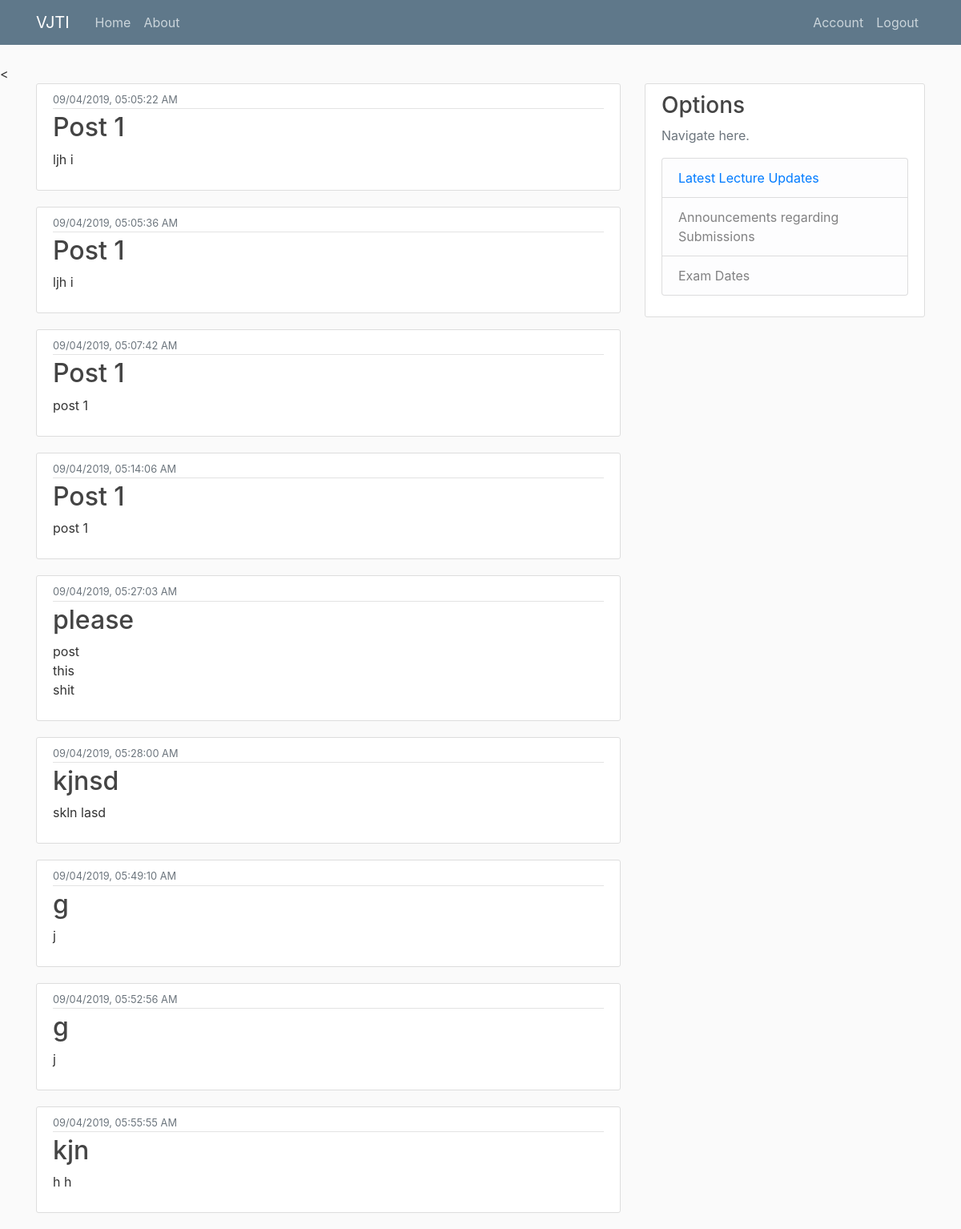
The app's page /view/post (signed in) with its own data.
### Main/models.py (models this page shows, shortened)
class Post(db.Model):
    id = db.Column(db.Integer, primary_key=True)
    title = db.Column(db.String(100), nullable=False)
    date_posted = db.Column(db.DateTime, nullable=False, default=datetime.utcnow)
    content = db.Column(db.Text, nullable=False)
    user_id = db.Column(db.Integer, db.ForeignKey('student.id'), nullable=False)

### Main/routes.py (the view)
@app.route('/view/post')
@login_required
def view_posts():
    posts = Post.query.all()
    return render_template('view_posts.html', posts = posts)

### Main/models.py (called while the page is built)
@login_manager.user_loader
def load_student(id):
    return Student.query.get(int(id))

### Main/templates/view_posts.html
<{% extends "layout.html" %}
{% block content %}
    {% for post in posts %}
        <article class="media content-section">
          <div class="media-body">
            <div class="article-metadata">
              <small class="text-muted">{{ post.date_posted.strftime("%d/%m/%Y, %H:%M:%S %p") }}</small>
            </div>
            <h2><a class="article-title" href="{{ url_for('new_post')}}">{{ post.title }}</a></h2>
            <p class="article-content">{{ post.content }}</p>
          </div>
        </article>
    {% endfor %}
{% endblock content %}>

### Main/templates/layout.html (shortened to what this page needs)
<!DOCTYPE html>
<html>
<head>
    <link rel="stylesheet" href="https://stackpath.bootstrapcdn.com/bootstrap/4.3.1/css/bootstrap.min.css">
    <link rel="stylesheet" type="text/css" href="{{ url_for('static', filename='main.css') }}">
</head>
<body>
    <header class="site-header">
      <nav class="navbar navbar-expand-md navbar-dark bg-steel fixed-top">
        <div class="container">
          <a class="navbar-brand mr-4" href="/">VJTI</a>
          <div class="collapse navbar-collapse" id="navbarToggle">
            <div class="navbar-nav mr-auto">
              <a class="nav-item nav-link" href="/">Home</a>
              <a class="nav-item nav-link" href="/about">About</a>
            </div>
            <div class="navbar-nav">
                {% if current_user.is_authenticated %}
                    <a class="nav-item nav-link" href="{{url_for('account')}}">Account</a>
                    <a class="nav-item nav-link" href="{{url_for('logout')}}">Logout</a>
                {% else %}
                    <a class="nav-item nav-link" href="{{url_for('studentlogin')}}">Student Login</a>
                    <a class="nav-item nav-link" href="{{url_for('facultylogin')}}">Faculty Login</a>
                {% endif %}
            </div>
          </div>
        </div>
      </nav>
    </header>
    <main role="main" class="container">
      <div class="row">
        <div class="col-md-8">
          {% block content %}{% endblock %}
        </div>
        <div class="col-md-4">
          <div class="content-section">
            <h3>Options</h3>
            <p class='text-muted'>Navigate here.
              <ul class="list-group">
                <li class="list-group-item list-group-item-light"><a href="{{url_for('view_posts')}}" >Latest Lecture Updates </a></li>
                <li class="list-group-item list-group-item-light">Announcements regarding Submissions</li>
                <li class="list-group-item list-group-item-light">Exam Dates</li>
              </ul>
            </p>
          </div>
        </div>
      </div>
    </main>
    </body>
</html>

### Main/static/main.css (style rules this page uses)
body { background: #fafafa; color: #333333; margin-top: 5rem; }
h1, h2, h3, h4, h5, h6 { color: #444444; }
.bg-steel { background-color: #5f788a; }
.site-header .navbar-nav .nav-link { color: #cbd5db; }
.content-section { background: #ffffff; padding: 10px 20px; border: 1px solid #dddddd; border-radius: 3px; margin-bottom: 20px; }
.article-title { color: #444444; }
.article-content { white-space: pre-line; }
.article-metadata { padding-bottom: 1px; margin-bottom: 4px; border-bottom: 1px solid #e3e3e3 }

### records on screen
Post: date_posted "09/04/2019, 05:05:22 AM", title "Post 1", content "ljh i"
Post: date_posted "09/04/2019, 05:05:36 AM", title "Post 1", content "ljh i"
Post: date_posted "09/04/2019, 05:07:42 AM", title "Post 1", content "post 1"
Post: date_posted "09/04/2019, 05:14:06 AM", title "Post 1", content "post 1"
Post: date_posted "09/04/2019, 05:27:03 AM", title "please", content "post this shit"
Post: date_posted "09/04/2019, 05:28:00 AM", title "kjnsd", content "skln lasd"
Post: date_posted "09/04/2019, 05:49:10 AM", title "g", content "j"
Post: date_posted "09/04/2019, 05:52:56 AM", title "g", content "j"
Post: date_posted "09/04/2019, 05:55:55 AM", title "kjn", content "h h"
